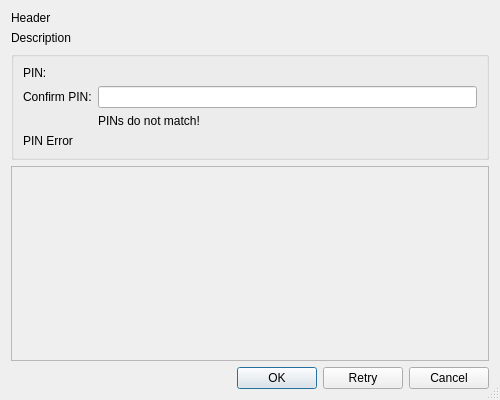
<?xml version="1.0" encoding="UTF-8"?>
<ui version="4.0">
 <class>WebBrowserWebAuthDialog</class>
 <widget class="QDialog" name="WebBrowserWebAuthDialog">
  <property name="geometry">
   <rect>
    <x>0</x>
    <y>0</y>
    <width>500</width>
    <height>400</height>
   </rect>
  </property>
  <property name="sizePolicy">
   <sizepolicy hsizetype="Fixed" vsizetype="Expanding">
    <horstretch>0</horstretch>
    <verstretch>0</verstretch>
   </sizepolicy>
  </property>
  <property name="windowTitle">
   <string>Web Authentication</string>
  </property>
  <property name="sizeGripEnabled">
   <bool>true</bool>
  </property>
  <layout class="QVBoxLayout" name="verticalLayout">
   <item>
    <widget class="QLabel" name="headerLabel">
     <property name="text">
      <string notr="true">Header</string>
     </property>
    </widget>
   </item>
   <item>
    <widget class="QLabel" name="descriptionLabel">
     <property name="text">
      <string notr="true">Description</string>
     </property>
     <property name="wordWrap">
      <bool>true</bool>
     </property>
    </widget>
   </item>
   <item>
    <widget class="QGroupBox" name="pinGroupBox">
     <property name="flat">
      <bool>true</bool>
     </property>
     <layout class="QGridLayout" name="gridLayout">
      <item row="0" column="0">
       <widget class="QLabel" name="pinLabel">
        <property name="text">
         <string>PIN:</string>
        </property>
       </widget>
      </item>
      <item row="0" column="1">
       <widget class="EricPasswordEdit" name="pinEdit" native="true">
        <property name="focusPolicy">
         <enum>Qt::FocusPolicy::StrongFocus</enum>
        </property>
       </widget>
      </item>
      <item row="1" column="0">
       <widget class="QLabel" name="confirmPinLabel">
        <property name="text">
         <string>Confirm PIN:</string>
        </property>
       </widget>
      </item>
      <item row="1" column="1">
       <widget class="QLineEdit" name="confirmPinEdit">
        <property name="toolTip">
         <string>Enter the same PIN again.</string>
        </property>
        <property name="echoMode">
         <enum>QLineEdit::EchoMode::Password</enum>
        </property>
       </widget>
      </item>
      <item row="2" column="1">
       <widget class="QLabel" name="confirmPinErrorLabel">
        <property name="text">
         <string>PINs do not match!</string>
        </property>
       </widget>
      </item>
      <item row="3" column="0" colspan="2">
       <widget class="QLabel" name="pinErrorLabel">
        <property name="text">
         <string notr="true">PIN Error</string>
        </property>
        <property name="wordWrap">
         <bool>true</bool>
        </property>
       </widget>
      </item>
     </layout>
    </widget>
   </item>
   <item>
    <widget class="QScrollArea" name="selectAccountArea">
     <property name="horizontalScrollBarPolicy">
      <enum>Qt::ScrollBarPolicy::ScrollBarAlwaysOff</enum>
     </property>
     <widget class="QWidget" name="selectAccountWidget">
      <property name="geometry">
       <rect>
        <x>0</x>
        <y>0</y>
        <width>450</width>
        <height>150</height>
       </rect>
      </property>
     </widget>
    </widget>
   </item>
   <item>
    <widget class="QDialogButtonBox" name="buttonBox">
     <property name="orientation">
      <enum>Qt::Orientation::Horizontal</enum>
     </property>
     <property name="standardButtons">
      <set>QDialogButtonBox::StandardButton::Cancel|QDialogButtonBox::StandardButton::Ok|QDialogButtonBox::StandardButton::Retry</set>
     </property>
    </widget>
   </item>
  </layout>
 </widget>
 <customwidgets>
  <customwidget>
   <class>EricPasswordEdit</class>
   <extends>QWidget</extends>
   <header>eric7/EricWidgets/EricPasswordEdit.h</header>
   <container>1</container>
  </customwidget>
 </customwidgets>
 <tabstops>
  <tabstop>pinEdit</tabstop>
  <tabstop>confirmPinEdit</tabstop>
  <tabstop>selectAccountArea</tabstop>
 </tabstops>
 <resources/>
 <connections/>
</ui>
